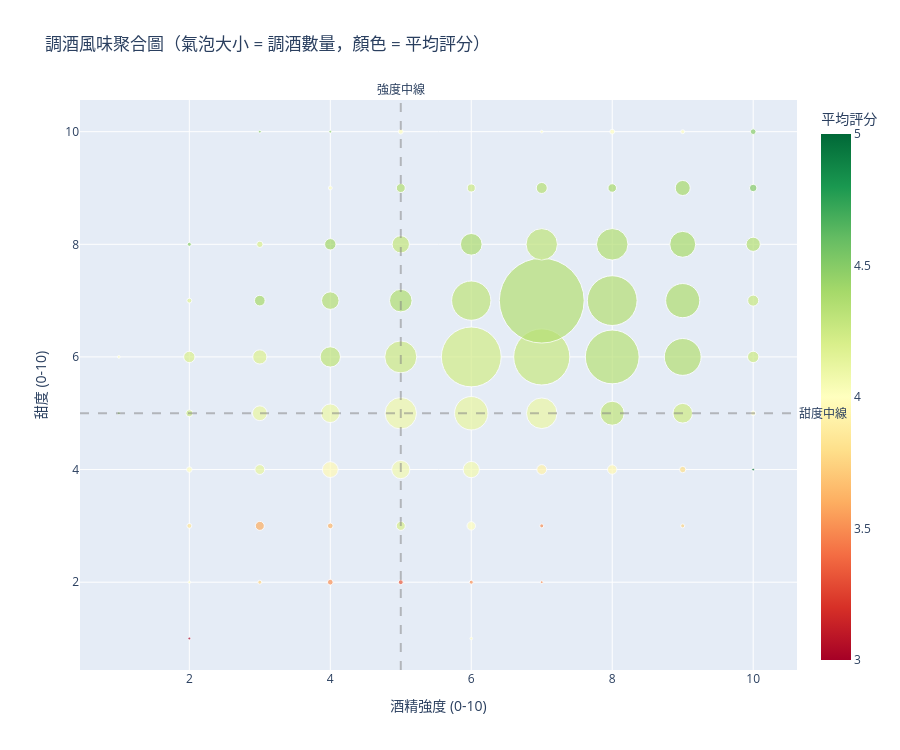

Notebook cell for this chart:
### Code cell
# 互動式氣泡圖：強度 vs 甜度（氣泡大小代表調酒數量）
if strength_values and sweetness_values:
    # 準備資料 - 先收集所有調酒的風味資料
    flavor_data = []
    for c in cocktails:
        tp = c.get('taste_profile', {})
        rating = c.get('ratings', {})
        
        if tp.get('strength') is not None and tp.get('sweetness') is not None:
            prof_rating = rating.get('professional')
            if prof_rating is not None and not pd.isna(prof_rating):
                flavor_data.append({
                    'name': c.get('name', 'Unknown'),
                    'strength': tp['strength'],
                    'sweetness': tp['sweetness'],
                    'rating': prof_rating,
                    'category': c.get('category', 'Other')
                })
    
    flavor_df = pd.DataFrame(flavor_data)
    
    # 聚合：按（強度, 甜度）分組，計算每個組合的調酒數量和平均評分
    aggregated = flavor_df.groupby(['strength', 'sweetness']).agg({
        'name': 'count',  # 數量
        'rating': 'mean',  # 平均評分
        'category': lambda x: ', '.join(x.value_counts().head(3).index.tolist())  # 前3大分類
    }).reset_index()
    
    aggregated.columns = ['strength', 'sweetness', 'count', 'avg_rating', 'top_categories']
    
    # 添加象限分類
    def get_quadrant(row):
        if row['strength'] >= 5 and row['sweetness'] >= 5:
            return '高強度高甜度'
        elif row['strength'] >= 5 and row['sweetness'] < 5:
            return '高強度低甜度'
        elif row['strength'] < 5 and row['sweetness'] >= 5:
            return '低強度高甜度'
        else:
            return '低強度低甜度'
    
    aggregated['quadrant'] = aggregated.apply(get_quadrant, axis=1)
    
    # 為每個點找出代表性調酒
    aggregated['representative'] = aggregated.apply(
        lambda row: ', '.join(
            flavor_df[
                (flavor_df['strength'] == row['strength']) & 
                (flavor_df['sweetness'] == row['sweetness'])
            ].nlargest(3, 'rating')['name'].tolist()
        ),
        axis=1
    )
    
    print(f"氣泡圖數據點: {len(aggregated)} 個（強度, 甜度）組合")
    print(f"總調酒數: {aggregated['count'].sum()} 款")
    print(f"每個組合平均調酒數: {aggregated['count'].mean():.1f} 款")
    print(f"最熱門組合調酒數: {aggregated['count'].max()} 款")
    
    # 建立氣泡圖
    fig = px.scatter(aggregated, 
                     x='strength', 
                     y='sweetness', 
                     size='count',  # 氣泡大小 = 該組合的調酒數量
                     color='avg_rating',  # 顏色 = 平均評分（用色階表示）
                     hover_data={
                         'count': True,
                         'avg_rating': ':.2f',
                         'top_categories': True,
                         'representative': True,
                         'strength': ':.0f',
                         'sweetness': ':.0f',
                         'quadrant': True
                     },
                     title='調酒風味聚合圖（氣泡大小 = 調酒數量，顏色 = 平均評分）',
                     labels={
                         'strength': '酒精強度',
                         'sweetness': '甜度',
                         'count': '調酒數量',
                         'avg_rating': '平均評分',
                         'top_categories': '主要分類',
                         'representative': '代表調酒',
                         'quadrant': '象限'
                     },
                     color_continuous_scale='RdYlGn',  # 紅-黃-綠色階（低分-高分）
                     size_max=60)
    
    # 添加象限分隔線
    fig.add_hline(y=5, line_dash="dash", line_color="gray", opacity=0.5, 
                  annotation_text="甜度中線", annotation_position="right")
    fig.add_vline(x=5, line_dash="dash", line_color="gray", opacity=0.5,
                  annotation_text="強度中線", annotation_position="top")
    
    # 更新配色條範圍（評分通常在 3-5 之間）
    fig.update_coloraxes(cmin=3, cmax=5)
    
    fig.update_layout(
        height=750, 
        xaxis_title='酒精強度 (0-10)',
        yaxis_title='甜度 (0-10)',
        coloraxis_colorbar_title='平均評分'
    )
    fig.show()
    
    # 統計分析
    print("\n風味象限統計:")
    quadrant_stats = aggregated.groupby('quadrant').agg({
        'count': 'sum',
        'avg_rating': 'mean'
    }).reset_index()
    
    for _, row in quadrant_stats.iterrows():
        percentage = row['count'] / aggregated['count'].sum() * 100
        print(f"  {row['quadrant']}: {int(row['count'])} 款調酒 ({percentage:.1f}%) - 平均評分 {row['avg_rating']:.2f}")
    
    # 找出最熱門的風味組合
    print("\n🔥 最熱門的風味組合 Top 10:")
    top_combos = aggregated.nlargest(10, 'count')
    for idx, row in top_combos.iterrows():
        print(f"  強度{int(row['strength'])}/甜度{int(row['sweetness'])}: {int(row['count'])} 款調酒 (平均{row['avg_rating']:.2f}⭐)")
        print(f"    代表: {row['representative'][:100]}...")
    
    # 找出高評分的風味組合（至少3款調酒）
    print("\n⭐ 高評分風味組合 Top 10（至少3款調酒）:")
    high_rated = aggregated[aggregated['count'] >= 3].nlargest(10, 'avg_rating')
    for idx, row in high_rated.iterrows():
        print(f"  強度{int(row['strength'])}/甜度{int(row['sweetness'])}: {row['avg_rating']:.2f}⭐ ({int(row['count'])} 款)")
        print(f"    代表: {row['representative'][:100]}...")

### Figure 1 — Plotly figure (JSON) as saved in the notebook; plotly's stock layout.template omitted (floating-point values rounded to 4 significant figures; data arrays with more than 128 entries replaced by an {"elided": "..."} marker saying what was removed)
{"data": [{"customdata": {"elided": "76x5 mixed values"}, "hovertemplate": "酒精強度=%{x:.0f}<br>甜度=%{y:.0f}<br>調酒數量=%{customdata[0]}<br>平均評分=%{marker.color:.2f}<br>主要分類=%{customdata[2]}<br>代表調酒=%{customdata[3]}<br>象限=%{customdata[4]}<extra></extra>", "legendgroup": "", "marker": {"color": [4.5, 4.0, 2.0, 4.0, 3.833, 4.0, 4.25, 4.188, 4.167, 4.5, 3.75, 3.6, 4.125, 4.111, 4.18, 4.393, 4.2, 4.5, 3.5, 3.625, 3.968, 4.093, 4.304, 4.342, 4.406, 4.0, 4.5, 3.333, 4.2, 4.061, 4.085, 4.244, 4.357, 4.284, 4.35, 4.0, 4.0, 3.5, 4.0, 4.061, 4.12, 4.226, 4.301, 4.371, 4.25, 3.5, 3.5, 3.917, 4.103, 4.268, 4.339, 4.299, 4.333, 4.0, 3.955, 4.296, 4.328, 4.342, 4.354, 4.389, 4.0, 3.75, 3.8, 4.24, 4.345, 4.361, 4.386, 4.393, 4.0, 5.0, 4.0, 4.25, 4.267, 4.34, 4.5, 4.5], "coloraxis": "coloraxis", "size": [1, 1, 1, 1, 3, 4, 6, 16, 3, 2, 2, 10, 12, 27, 25, 14, 5, 1, 4, 4, 31, 43, 51, 38, 16, 2, 1, 3, 10, 41, 123, 127, 63, 37, 10, 3, 1, 2, 9, 33, 138, 443, 191, 58, 8, 1, 2, 12, 116, 390, 890, 122, 15, 1, 11, 71, 358, 306, 123, 9, 3, 2, 5, 48, 168, 144, 83, 28, 2, 1, 3, 16, 15, 25, 7, 4], "sizemode": "area", "sizeref": 0.2472, "symbol": "circle"}, "mode": "markers", "name": "", "orientation": "v", "showlegend": false, "type": "scatter", "x": [1, 1, 2, 2, 2, 2, 2, 2, 2, 2, 3, 3, 3, 3, 3, 3, 3, 3, 4, 4, 4, 4, 4, 4, 4, 4, 4, 5, 5, 5, 5, 5, 5, 5, 5, 5, 6, 6, 6, 6, 6, 6, 6, 6, 6, 7, 7, 7, 7, 7, 7, 7, 7, 7, 8, 8, 8, 8, 8, 8, 8, 9, 9, 9, 9, 9, 9, 9, 9, 10, 10, 10, 10, 10, 10, 10], "xaxis": "x", "y": [5, 6, 1, 2, 3, 4, 5, 6, 7, 8, 2, 3, 4, 5, 6, 7, 8, 10, 2, 3, 4, 5, 6, 7, 8, 9, 10, 2, 3, 4, 5, 6, 7, 8, 9, 10, 1, 2, 3, 4, 5, 6, 7, 8, 9, 2, 3, 4, 5, 6, 7, 8, 9, 10, 4, 5, 6, 7, 8, 9, 10, 3, 4, 5, 6, 7, 8, 9, 10, 4, 5, 6, 7, 8, 9, 10], "yaxis": "y"}], "layout": {"annotations": [{"showarrow": false, "text": "甜度中線", "x": 1, "xanchor": "left", "xref": "x domain", "y": 5, "yanchor": "middle", "yref": "y"}, {"showarrow": false, "text": "強度中線", "x": 5, "xanchor": "center", "xref": "x", "y": 1, "yanchor": "bottom", "yref": "y domain"}], "coloraxis": {"cmax": 5, "cmin": 3, "colorbar": {"title": {"text": "平均評分"}}, "colorscale": [[0, "rgb(165,0,38)"], [0.1, "rgb(215,48,39)"], [0.2, "rgb(244,109,67)"], [0.3, "rgb(253,174,97)"], [0.4, "rgb(254,224,139)"], [0.5, "rgb(255,255,191)"], [0.6, "rgb(217,239,139)"], [0.7, "rgb(166,217,106)"], [0.8, "rgb(102,189,99)"], [0.9, "rgb(26,152,80)"], [1, "rgb(0,104,55)"]]}, "height": 750, "legend": {"itemsizing": "constant", "tracegroupgap": 0}, "shapes": [{"line": {"color": "gray", "dash": "dash"}, "opacity": 0.5, "type": "line", "x0": 0, "x1": 1, "xref": "x domain", "y0": 5, "y1": 5, "yref": "y"}, {"line": {"color": "gray", "dash": "dash"}, "opacity": 0.5, "type": "line", "x0": 5, "x1": 5, "xref": "x", "y0": 0, "y1": 1, "yref": "y domain"}], "title": {"text": "調酒風味聚合圖（氣泡大小 = 調酒數量，顏色 = 平均評分）"}, "xaxis": {"anchor": "y", "domain": [0, 1], "title": {"text": "酒精強度 (0-10)"}}, "yaxis": {"anchor": "x", "domain": [0, 1], "title": {"text": "甜度 (0-10)"}}}}
